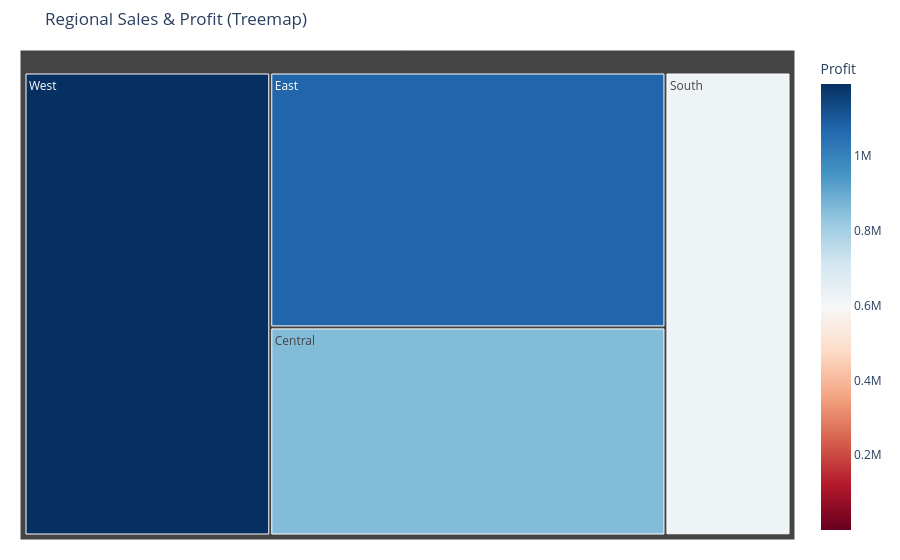

Source (notebook cell):
### Code cell
# Regional Performance - Which regions contribute the most sales and profit?
#This allows us to compare performance across regions and identify differences between revenue and profitability
region_performance = (
    df.groupby("Region")
    .agg(
        Sales=("Sales", "sum"),
        Profit=("Profit", "sum")
    )
    .reset_index()
)

import plotly.express as px

fig = px.treemap(
    region_performance,
    path=["Region"],
    values="Sales",
    color="Profit",
    color_continuous_scale="RdBu",
    title="Regional Sales & Profit (Treemap)"
)

# Clean hover box
fig.update_traces(
    hovertemplate=
    '<b>Region:</b> %{label}<br>' +
    '<b>Sales:</b> %{value}<br>' +
    '<b>Profit:</b> %{color}<br>' +
    '<extra></extra>'   # removes extra fields
)

fig.update_layout(
    plot_bgcolor="white",
    margin=dict(t=50, l=20, r=20, b=20)
)

fig.show()

### Figure 1 — Plotly figure (JSON) as saved in the notebook; plotly's stock layout.template omitted (floating-point values rounded to 4 significant figures)
{"data": [{"branchvalues": "total", "customdata": [[856800.0], [1074000.0], [401.3], [623600.0], [1192000.0]], "domain": {"x": [0, 1], "y": [0, 1]}, "hovertemplate": "<b>Region:</b> %{label}<br><b>Sales:</b> %{value}<br><b>Profit:</b> %{color}<br><extra></extra>", "ids": ["Central", "East", "North", "South", "West"], "labels": ["Central", "East", "North", "South", "West"], "marker": {"coloraxis": "coloraxis", "colors": [856800.0, 1074000.0, 401.3, 623600.0, 1192000.0]}, "name": "", "parents": ["", "", "", "", ""], "type": "treemap", "values": [3468000.0, 4248000.0, 1254.0, 2440000.0, 4799000.0]}], "layout": {"coloraxis": {"autocolorscale": false, "colorbar": {"title": {"text": "Profit"}}, "colorscale": [[0, "rgb(103,0,31)"], [0.1, "rgb(178,24,43)"], [0.2, "rgb(214,96,77)"], [0.3, "rgb(244,165,130)"], [0.4, "rgb(253,219,199)"], [0.5, "rgb(247,247,247)"], [0.6, "rgb(209,229,240)"], [0.7, "rgb(146,197,222)"], [0.8, "rgb(67,147,195)"], [0.9, "rgb(33,102,172)"], [1, "rgb(5,48,97)"]]}, "legend": {"tracegroupgap": 0}, "margin": {"b": 20, "l": 20, "r": 20, "t": 50}, "plot_bgcolor": "white", "title": {"text": "Regional Sales & Profit (Treemap)"}}}
